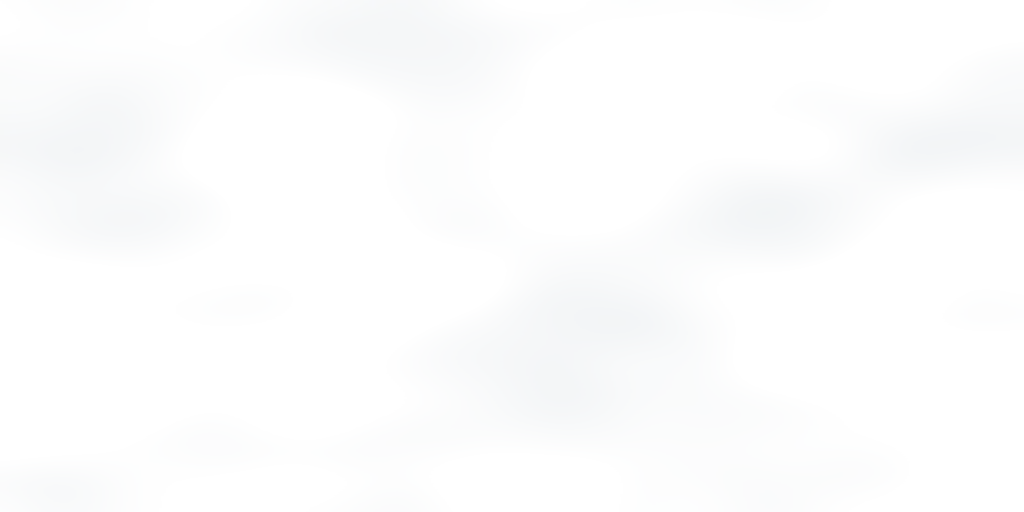
#> input picture assets/experience/mist.webp, 1024 x 512 px
$ python trailer_oficial.py ../assets/experience/mist.webp out.png ../assets/art/primeiros-sinos.webp
#> lines starting #> are read from the running program, lines starting #| are printed output that depends on the picture
#!/usr/bin/env python3
"""TRAILER OFICIAL — "O Arquivo Vivo · uma aquarela que respira". 80 s, 24 fps, 16:9 (e 9:16).

Roteiro do prompt mestre, sete sequências (ver docs/trailer/STORYBOARD.md):
  I   0–8    O mar se lembra          preto; superfície escura do mar; a névoa revela a costa.
  II  8–20   O funeral do faroleiro   funeral sob chuva (cap. 1); chuva sobre o caixão; o farol apagado.
  III 20–31  O que ficou para trás    a casa do farol e o baú de cartas (cap. 3); a mesa de mapas (cap. 21);
                                      o azul do mapa vira água.
  IV  31–44  A travessia              a Constância no mar (cap. 22); a câmera sobe e revela a escala.
  V   44–59  O peso do passado        mão e relógio; o testamento (cap. 2) se revela; mar escuro; farol distante;
                                      silhueta à janela (cap. 7); a rota no mapa.
  VI  59–70  O silêncio antes da luz  preto; a primeira luz da manhã sobre a costa (Parte IV).
  VII 70–80  O nome da história       um ponto de luz revela o emblema; subtítulo; chamada.
Regras: só movimento atmosférico (névoa, chuva, água, luz, folha solta em primeiro plano) e câmera mínima;
nenhum rosto, corpo, navio ou arquitetura deformados; sem flashes, glitch ou tremor.
O farol aparece apagado antes do desfecho ("A torre estava apagada havia dezessete anos", cap. 1).

Uso:  TRAILER_W=1920 TRAILER_H=1080 python3 tools/trailer_oficial.py video <saida.mp4>
      TRAILER_W=1080 TRAILER_H=1920 python3 tools/trailer_oficial.py video <saida_vertical.mp4>
      python3 tools/trailer_oficial.py frames <pasta>   (quadros-chave para storyboard)
"""
import math, os, sys, subprocess
from pathlib import Path
from multiprocessing import Pool
import numpy as np
from PIL import Image, ImageDraw, ImageFont, ImageFilter
from fontTools.ttLib import TTFont

ROOT = Path(__file__).resolve().parents[1]
W = int(os.environ.get('TRAILER_W', 1920)); H = int(os.environ.get('TRAILER_H', 1080))
VERT = H > W; S = min(W, H) / 1080; FPS = 24; DUR = 80.0
rng = np.random.default_rng(3)

def img(p): return Image.open(ROOT / p).convert('RGB')
def ease(x): x = min(1.0, max(0.0, x)); return x * x * (3 - 2 * x)
def eio(x): x = min(1.0, max(0.0, x)); return 4 * x ** 3 if x < .5 else 1 - (-2 * x + 2) ** 3 / 2
def lerp(a, b, k): return a + (b - a) * k
def arr(p): return np.asarray(p, np.float32) / 255
def pil(a): return Image.fromarray((np.clip(a, 0, 1) * 255).astype(np.uint8))

# [6 lines left out: function window, not called in this run]

YY, XX = np.mgrid[0:H, 0:W].astype(np.float32)
VIGN = (1 - .42 * (((XX - W / 2) / (W * .7)) ** 2 + ((YY - H / 2) / (H * .8)) ** 2)).clip(.35, 1)[..., None]
GRAIN = [rng.normal(0, 1, (H, W)).astype(np.float32)[..., None] for _ in range(4)]
def smooth_noise(seed, scale):
#> called with seed = 4, scale = 110
    r = np.random.default_rng(seed).random((H // scale + 2, W // scale + 2)).astype(np.float32)
    im = Image.fromarray((r * 255).astype(np.uint8)).resize((W + 2 * scale, H + 2 * scale), Image.BICUBIC)
    return np.asarray(im, np.float32)[scale:scale + H, scale:scale + W] / 255
PIGMENT = smooth_noise(4, int(110 * S)) * .55 + smooth_noise(5, int(28 * S)) * .3 + smooth_noise(6, int(7 * S) or 1) * .15
#> call 2 of smooth_noise, with seed = 5, scale = 28
#> in smooth_noise (call 2), `im = Image.fromarray((r * 255).astype(np.uint8)).resize((W + 2 * scale..`:
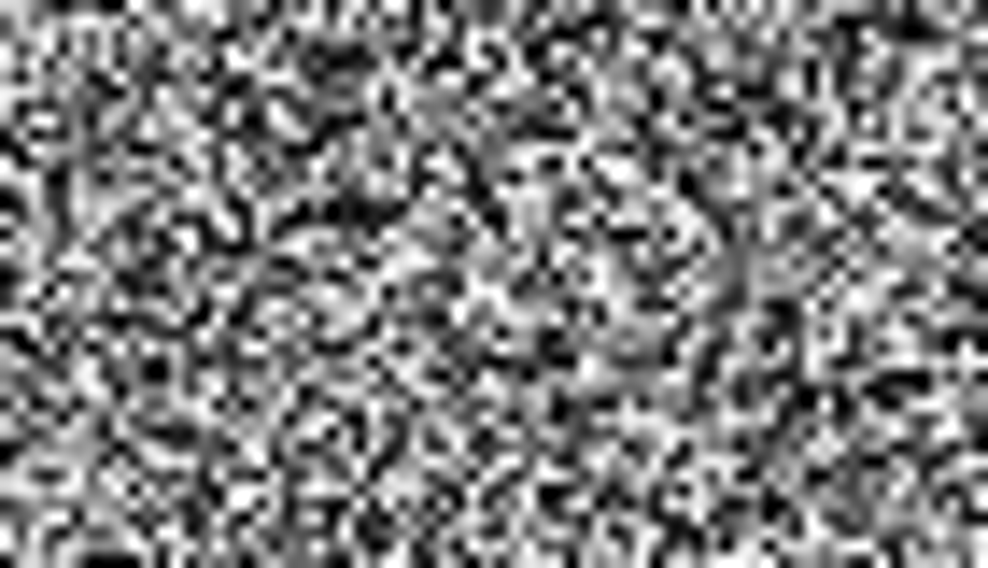
#> im: PIL image 1976x1136 L (shown at 1/2 size); min 0, max 255, mean 125.9
#> call 3 of smooth_noise, with seed = 6, scale = 7
#> in smooth_noise (call 3), `r = np.random.default_rng(seed).random((H // scale + 2, W // scale + 2..`:
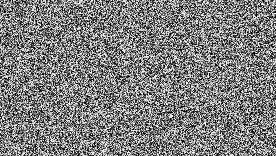
#> r: shape (156, 276) float32; min 1.84e-05, max 1, mean 0.498
#> in smooth_noise (call 3), `im = Image.fromarray((r * 255).astype(np.uint8)).resize((W + 2 * scale..`:
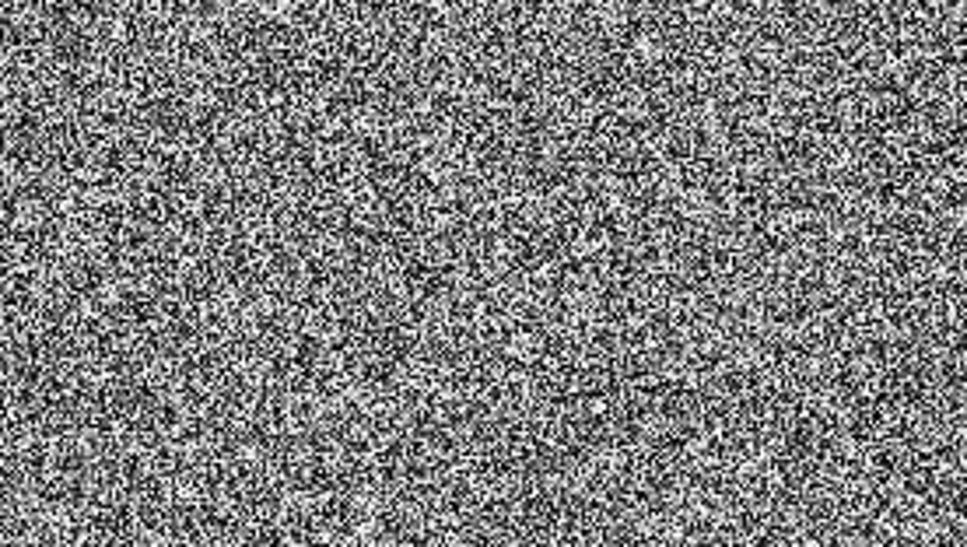
#> im: PIL image 1934x1094 L (shown at 1/2 size); min 0, max 255, mean 126.6
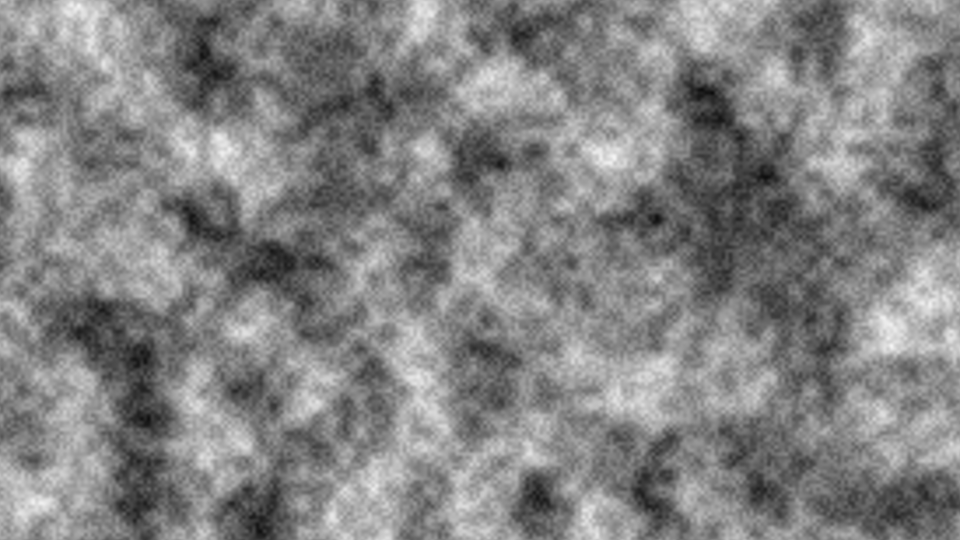
#> PIGMENT: shape (1080, 1920) float32 (shown at 1/2 size); min 0.0465, max 0.961, mean 0.513

def blur(a, r):
    s = 4; small = pil(a).resize((W // s, H // s), Image.BILINEAR).filter(ImageFilter.GaussianBlur(r / s))
    return arr(small.resize((W, H), Image.BILINEAR))
def radial(cx, cy, r, col, k):
    return (np.exp(-((XX - cx) ** 2 + (YY - cy) ** 2) / (r * r))[..., None] * np.array(col, np.float32)) * k

# [7 lines left out: function grade, not called in this run]

# ── atmosfera (animada à parte da pintura) ──────────────────────────────────
MIST = arr(Image.open(ROOT / 'assets/experience/mist.webp').convert('RGBA').resize((int(2048 * S) or 1, H)))[..., 3]
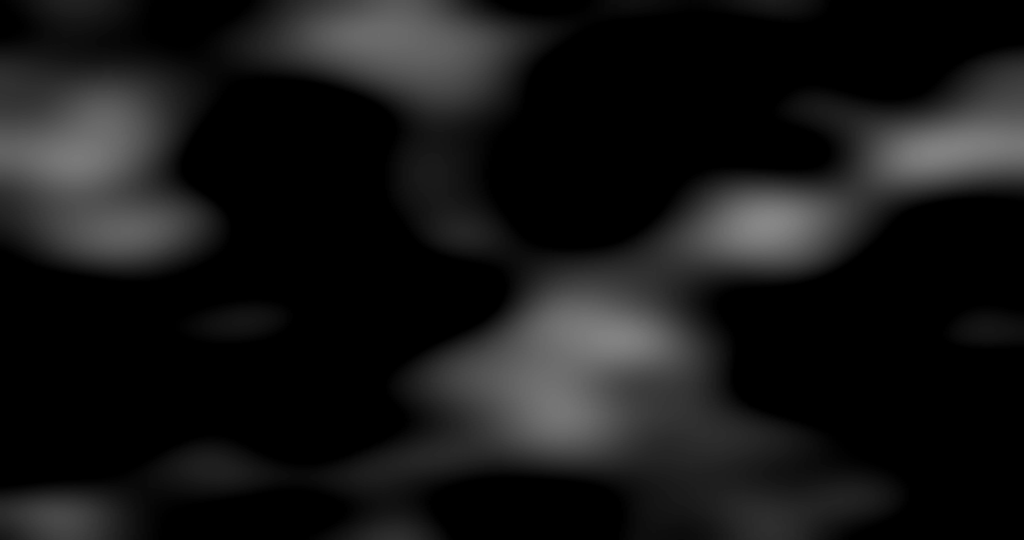
#> MIST: shape (1080, 2048) float32 (shown at 1/2 size); min 0, max 0.529, mean 0.0901
# [5 lines left out: function mist, not called in this run]
def rain_sheet(seed, n, length, slant):
#> called with seed = 11, n = 2200, length = 34, slant = 0.12
    r = np.random.default_rng(seed); sh = Image.new('L', (W, H * 2), 0); d = ImageDraw.Draw(sh)
#> after `sh = Image.new('L', (W, H * 2), 0)`: sh: PIL image 1920x2160 L; every value is 0
    for _ in range(int(n * W * H / 2e6)):
        x, y = r.uniform(-200, W), r.uniform(0, H * 2); l = r.uniform(.6, 1.2) * length * S
        d.line([(x, y), (x + slant * l, y + l)], fill=int(r.uniform(.35, 1) * 255), width=1)
    return arr(sh.filter(ImageFilter.GaussianBlur(.5)))
#> in arr (call 2), `def arr(p): return np.asarray(p, np.float32) / 255`:
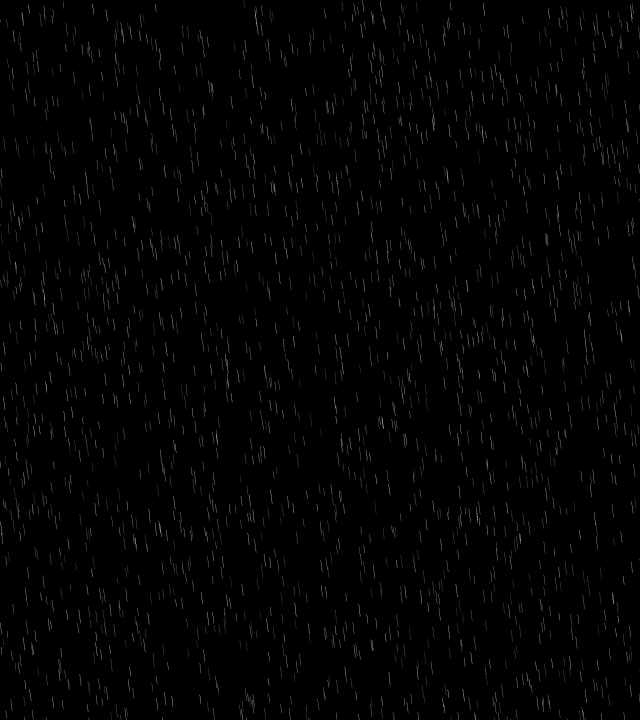
#> returned value: shape (2160, 1920) float32 (shown at 1/3 size); min 0, max 0.867, mean 0.0104
RAIN = [rain_sheet(11, 2200, 34, .12), rain_sheet(12, 700, 80, .15)]
#> the loop in rain_sheet (call 2), `for _ in range(int(n * W * H / 2e6)):` made 725 passes
#> (x, y, l) on passes 1 to 3: (331.7, 2045, 57.09), (541.8, 498, 80.18), (1700.2, 1853.6, 48.14)
#> in arr (call 3), `def arr(p): return np.asarray(p, np.float32) / 255`:
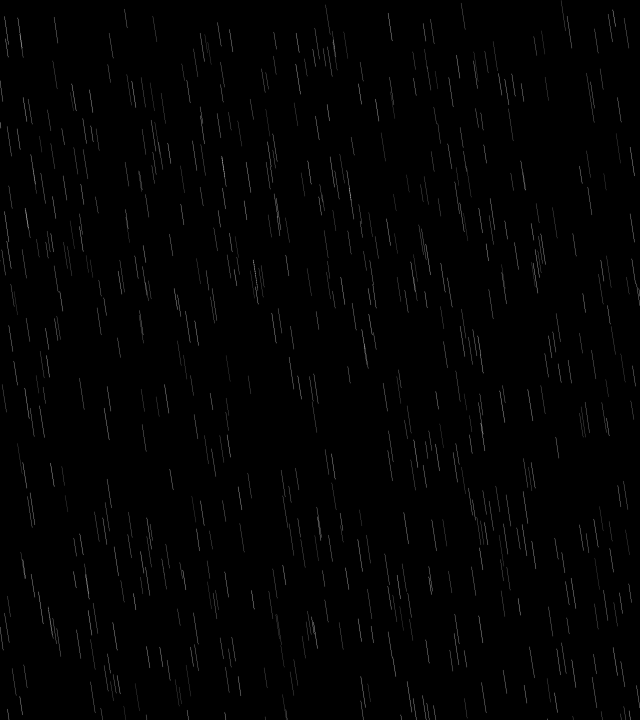
#> returned value: shape (2160, 1920) float32 (shown at 1/3 size); min 0, max 0.878, mean 0.00754
# [23 lines left out: functions rain, ripple, glint, splashes, not called in this run]

# ── tipografia ──────────────────────────────────────────────────────────────
TMP = Path('/tmp/claude-0/trailer_fonts'); TMP.mkdir(parents=True, exist_ok=True)
def ttf(woff, name):
    p = TMP / name
#> (the run stopped early here; a loop or call above may not have finished)
